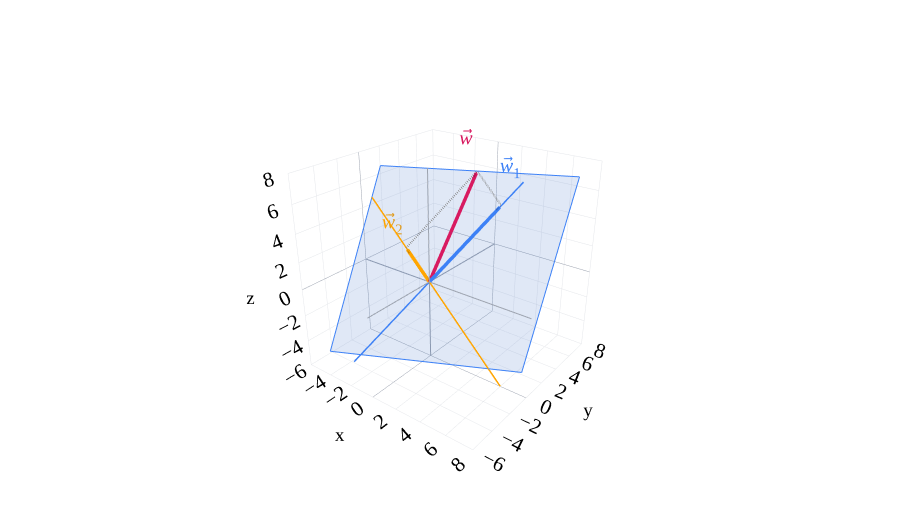

Write notebook code for a chart like this one.
### Markdown cell above
Think of $\vec v_1$ and $\vec v_2$ as two directions we're allowed to move in. We can travel any amount along $\ell_1=\operatorname{span}(\vec v_1)$, then any amount along $\ell_2=\operatorname{span}(\vec v_2)$. By varying these amounts, we can reach any point in the plane.

To see this in the picture, pick a vector $\vec w$ in the plane and complete a parallelogram with sides along $\ell_1$ and $\ell_2$.

The sides of the parallelogram give us $\vec w_1=a\vec v_1$ and $\vec w_2=b\vec v_2$ for some scalars $a,b$. Adding them gives

$$\vec w=\vec w_1+\vec w_2=a\vec v_1+b\vec v_2.$$

For example, choosing $a=1$ and $b=-1$ gives

$$\vec w=\vec v_1-\vec v_2
=\begin{bmatrix}3\\4\\5\end{bmatrix}-\begin{bmatrix}2\\0\\-2\end{bmatrix}
=\begin{bmatrix}1\\4\\7\end{bmatrix}.$$

In this example, $\vec w_1=\vec v_1$ and $\vec w_2=-\vec v_2$. They add up to $\vec w$, but they aren't perpendicular. So, don't confuse them with $\vec w_{\parallel}$ and $\vec w_{\perp}$ from [Chapter 2.3](02-03.ipynb): here, we're completing a parallelogram, which need not be a rectangle.

### Code cell
fig=base3()
plane3(fig,(1,-2,1),opacity=0.15)
v1=np.array([3,4,5]); v2=np.array([2,0,-2]); w=v1-v2
line3(fig,-1.1*v1,1.3*v1,BLUE,width=3)
line3(fig,-2.5*v2,3.5*v2,ORANGE,width=3)
line3(fig,v1,w,'gray',width=4,dash='dash'); line3(fig,-v2,w,'gray',width=4,dash='dash')
vec3(fig,v1,'<i>w</i>⃗<sub>1</sub>',BLUE,offset=(0.4,0.4,0.5))
vec3(fig,-v2,'<i>w</i>⃗<sub>2</sub>',ORANGE,offset=(-0.8,-0.6,-0.5))
vec3(fig,w,'<i>w</i>⃗',PINK,offset=(-0.5,-0.6,0.5))
fig.show()

### Figure 1 — Plotly figure (JSON) as saved in the notebook; plotly's stock layout.template omitted (floating-point values rounded to 4 significant figures)
{"data": [{"hoverinfo": "skip", "line": {"color": "#9ca3af", "dash": "solid", "width": 2}, "mode": "lines", "showlegend": false, "type": "scatter3d", "x": [-6.0, 8.0], "y": [-0.0, 0.0], "z": [-0.0, 0.0]}, {"hoverinfo": "skip", "line": {"color": "#9ca3af", "dash": "solid", "width": 2}, "mode": "lines", "showlegend": false, "type": "scatter3d", "x": [-0.0, 0.0], "y": [-6.0, 8.0], "z": [-0.0, 0.0]}, {"hoverinfo": "skip", "line": {"color": "#9ca3af", "dash": "solid", "width": 2}, "mode": "lines", "showlegend": false, "type": "scatter3d", "x": [-0.0, 0.0], "y": [-0.0, 0.0], "z": [-6.0, 8.0]}, {"colorscale": [[0, "#3d81f6"], [1, "#3d81f6"]], "hoverinfo": "skip", "opacity": 0.15, "showscale": false, "type": "surface", "x": [[-5.0, 7.0], [-5.0, 7.0]], "y": [[-5.0, 1.0], [1.0, 7.0]], "z": [[-5.0, -5.0], [7.0, 7.0]]}, {"hoverinfo": "skip", "line": {"color": "#3d81f6", "dash": "solid", "width": 2}, "mode": "lines", "showlegend": false, "type": "scatter3d", "x": [-5.0, 7.0], "y": [-5.0, 1.0], "z": [-5.0, -5.0]}, {"hoverinfo": "skip", "line": {"color": "#3d81f6", "dash": "solid", "width": 2}, "mode": "lines", "showlegend": false, "type": "scatter3d", "x": [7.0, 7.0], "y": [1.0, 7.0], "z": [-5.0, 7.0]}, {"hoverinfo": "skip", "line": {"color": "#3d81f6", "dash": "solid", "width": 2}, "mode": "lines", "showlegend": false, "type": "scatter3d", "x": [7.0, -5.0], "y": [7.0, 1.0], "z": [7.0, 7.0]}, {"hoverinfo": "skip", "line": {"color": "#3d81f6", "dash": "solid", "width": 2}, "mode": "lines", "showlegend": false, "type": "scatter3d", "x": [-5.0, -5.0], "y": [1.0, -5.0], "z": [7.0, -5.0]}, {"hoverinfo": "skip", "line": {"color": "#3d81f6", "dash": "solid", "width": 3}, "mode": "lines", "showlegend": false, "type": "scatter3d", "x": [-3.3, 3.9], "y": [-4.4, 5.2], "z": [-5.5, 6.5]}, {"hoverinfo": "skip", "line": {"color": "orange", "dash": "solid", "width": 3}, "mode": "lines", "showlegend": false, "type": "scatter3d", "x": [-5.0, 7.0], "y": [-0.0, 0.0], "z": [5.0, -7.0]}, {"hoverinfo": "skip", "line": {"color": "gray", "dash": "dash", "width": 4}, "mode": "lines", "showlegend": false, "type": "scatter3d", "x": [3, 1], "y": [4, 4], "z": [5, 7]}, {"hoverinfo": "skip", "line": {"color": "gray", "dash": "dash", "width": 4}, "mode": "lines", "showlegend": false, "type": "scatter3d", "x": [-2, 1], "y": [0, 4], "z": [2, 7]}, {"hoverinfo": "skip", "line": {"color": "#3d81f6", "dash": "solid", "width": 7}, "mode": "lines", "showlegend": false, "type": "scatter3d", "x": [0.0, 2.936], "y": [0.0, 3.915], "z": [0.0, 4.894]}, {"anchor": "tip", "colorscale": [[0, "#3d81f6"], [1, "#3d81f6"]], "hoverinfo": "skip", "showscale": false, "sizemode": "absolute", "sizeref": 0.45, "type": "cone", "u": [0.4243], "v": [0.5657], "w": [0.7071], "x": [3.0], "y": [4.0], "z": [5.0]}, {"hoverinfo": "skip", "mode": "text", "text": ["<i>w</i>⃗<sub>1</sub>"], "textfont": {"color": "#3d81f6", "family": "Palatino", "size": 20}, "type": "scatter3d", "x": [3.4], "y": [4.4], "z": [5.5]}, {"hoverinfo": "skip", "line": {"color": "orange", "dash": "solid", "width": 7}, "mode": "lines", "showlegend": false, "type": "scatter3d", "x": [0.0, -1.894], "y": [0.0, 0.0], "z": [0.0, 1.894]}, {"anchor": "tip", "colorscale": [[0, "orange"], [1, "orange"]], "hoverinfo": "skip", "showscale": false, "sizemode": "absolute", "sizeref": 0.45, "type": "cone", "u": [-0.7071], "v": [0.0], "w": [0.7071], "x": [-2.0], "y": [0.0], "z": [2.0]}, {"hoverinfo": "skip", "mode": "text", "text": ["<i>w</i>⃗<sub>2</sub>"], "textfont": {"color": "orange", "family": "Palatino", "size": 20}, "type": "scatter3d", "x": [-2.8], "y": [-0.6], "z": [1.5]}, {"hoverinfo": "skip", "line": {"color": "#d81a60", "dash": "solid", "width": 7}, "mode": "lines", "showlegend": false, "type": "scatter3d", "x": [0.0, 0.9815], "y": [0.0, 3.926], "z": [0.0, 6.871]}, {"anchor": "tip", "colorscale": [[0, "#d81a60"], [1, "#d81a60"]], "hoverinfo": "skip", "showscale": false, "sizemode": "absolute", "sizeref": 0.45, "type": "cone", "u": [0.1231], "v": [0.4924], "w": [0.8616], "x": [1.0], "y": [4.0], "z": [7.0]}, {"hoverinfo": "skip", "mode": "text", "text": ["<i>w</i>⃗"], "textfont": {"color": "#d81a60", "family": "Palatino", "size": 20}, "type": "scatter3d", "x": [0.5], "y": [3.4], "z": [7.5]}], "layout": {"autosize": true, "colorway": ["#3d81f6", "orange", "#d81a60"], "font": {"color": "black", "family": "Palatino", "size": 16}, "height": 520, "margin": {"b": 0, "l": 0, "r": 0, "t": 15}, "paper_bgcolor": "white", "plot_bgcolor": "white", "scene": {"aspectmode": "cube", "bgcolor": "white", "camera": {"eye": {"x": 1.6, "y": -2.1, "z": 1.3}}, "xaxis": {"backgroundcolor": "white", "dtick": 2, "gridcolor": "#e5e7eb", "range": [-6, 8], "showbackground": true, "showspikes": false, "title": {"text": "x"}, "zerolinecolor": "#9ca3af"}, "yaxis": {"backgroundcolor": "white", "dtick": 2, "gridcolor": "#e5e7eb", "range": [-6, 8], "showbackground": true, "showspikes": false, "title": {"text": "y"}, "zerolinecolor": "#9ca3af"}, "zaxis": {"backgroundcolor": "white", "dtick": 2, "gridcolor": "#e5e7eb", "range": [-6, 8], "showbackground": true, "showspikes": false, "title": {"text": "z"}, "zerolinecolor": "#9ca3af"}}, "showlegend": false, "xaxis": {"gridcolor": "#e5e7eb", "zerolinecolor": "#9ca3af"}, "yaxis": {"gridcolor": "#e5e7eb", "zerolinecolor": "#9ca3af"}}}
